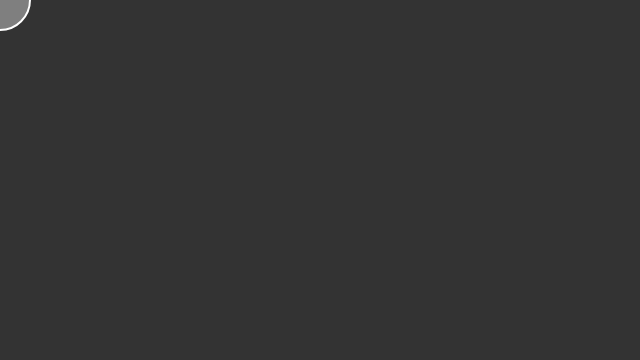
Frame 1 (no input)
Frame 60 (no input): identical to frame 1, image omitted
Frame 120 (the mouse pressed at the canvas centre since frame 60): identical to frame 1, image omitted

The p5.js sketch that drew this single still picture (run headless with seeded random() and noise() and a simulated clock; from frame 60 on, the mouse is pressed at the canvas centre):

// p5.js sketch
// ── sketch.js
var bob;
var spring;

function setup() {
 createCanvas(640, 360);
 bob = new Bob();
 spring = new Spring(width/2, 10, 100);

}

function draw(){
	background(51);
	var gravity = createVector(0,2);

	bob.applyForce(gravity);

	spring.connect(bob);


	bob.update();
	//draw

	//spring.displayLine(bob);
	bob.display();
	spring.display();

}

function mousePressed(){
	bob.handleClick(mouseX, mouseY)

}

function mouseDragged(){
	bob.handleDrag(mouseX,mouseY)
}

function mouseReleased(){
	bob.stopDragging()
	
}
// ── Bob.js
function Bob(x_, y_){
// Bob  (location, velocity, acceleration, mass)

	this.position = createVector(x_,y_);
	this.velocity = createVector();
	this.acceleration = createVector();
	this.mass = 30;
	this.damping = 0.98; //simulate friction

	this.dragOffset = createVector();
	this.dragging = false;

	this.applyForce =function(force){
		var f = force.copy();
		f.div(this.mass);
		this.acceleration.add(f);
	}

	//update the bob's position and acelleration
	this.update = function(){
		this.velocity.add(this.acceleration);
		this.velocity.mult(this.damping);
		this.position.add(this.velcocity);
		this.acceleration.mult(0);

	};

	//render
	this.display = function(){
		stroke(255);
		strokeWeight(2);
		fill(127);
		if(this.dragging){
			fill(200);
		}

		ellipse(this.position.x,this.position.y, this.mass*2, this.mass*2);
	};

	this.handleClick = function(mx,my){
		var d = dist(mx,my, this.position.x, this.position.y);
		if(d<this.mass){
			this.dragging= true;
			this.dragOffset.x = this.position.x-mx;
			this.dragOffset.y = this.position.y - my;
		}
	};
	this.handleDrag = function(mx,my){
		if(this.dragging){
			this.position.x = mx + this.dragOffset.x;
			this.position.y = my + this.dragOffset.y;
		}
	};
	this.stopDragging = function(){
		this.dragging = false;

	};
	
};
// ── Spring.js
function Spring(x_, y_, l_){

	//Hooke's law: springForce = - k * x 
	//where k = rigidity of spring 
	//and x = diff betw current length and rest length
	
	this.anchor = createVector(x_, y_);
	this.restLength = l_;

	this.k = 0.2;

	//takes end of the spring (bob in our case)
	//computes the force of the spring on the bob
	this.connect = function(b){
		var force = p5.Vector.sub(b.position, this.anchor);
		var distance = force.mag();
		var stretch = distance - this.restLength;


		//F = k * stretch
		force.normalize();
		force.mult(-1*this.k*stretch);
		b.applyForce(force);
	}

	//constrain bob/anchor min and max distances
	this.constrainLength = function(bob, minLength,maxLength){

	}

	this.display = function(){

	}
	
}
